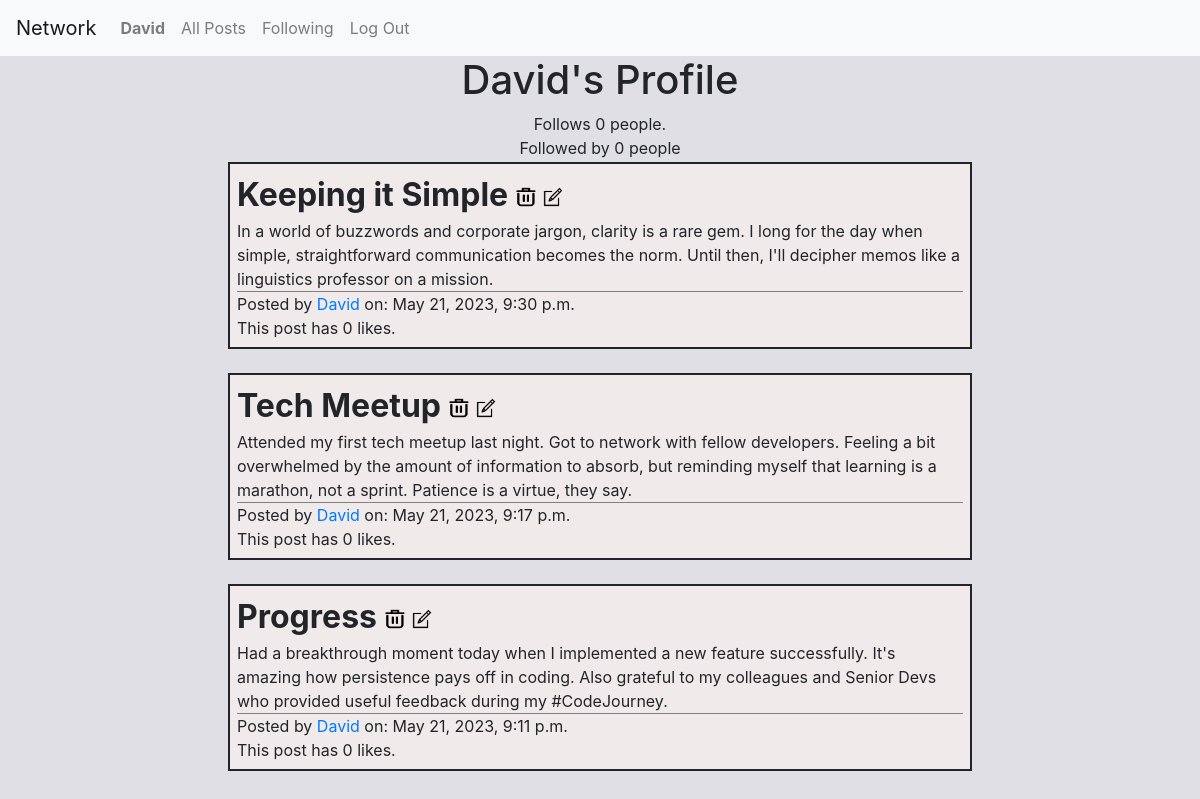
The page /profile/David (signed in) on the database its author committed.
### network/models.py (models this page shows, shortened)
class User(AbstractUser):
    pass

class Post(models.Model):
    id = models.AutoField(primary_key=True)
    postTitle =  models.CharField(max_length=64)
    postBody = models.TextField()
    postTime = models.DateTimeField(default=datetime.now, blank=True)
    postAuthor = models.ForeignKey(User, on_delete = models.CASCADE, related_name="user")
    likes = models.IntegerField(default=0)

### network/views.py (the view, shortened to what this page needs)
# urls.py: path("profile/<str:username>", views.profile, name="profile"),
@csrf_exempt
def profile(request, username):
    user_id = User.objects.get(username=username)
    p = Followers.objects.all().filter(profilename=user_id)
    q = Followers.objects.all().filter(following=user_id)
    if request.user.is_authenticated:
        posts_liked_by_user = (
            LikedPost.objects.all()
            .filter(liker=request.user)
            .values_list("post", flat=True))
    else:
        posts_liked_by_user = None
    isFollower = False
    if request.user.is_authenticated:
        isFollower = Followers.objects.filter(
            profilename=request.user, following=user_id).exists()
    authorPosts = Post.objects.all().filter(postAuthor=user_id).order_by("-postTime")
    return render(
        request,
        "network/profile.html",
        {
            "current_user": request.user.username,
            "name": username,
            "authorPosts": authorPosts,
            "show_button": (request.user.username != username)
            and (request.user.is_authenticated),
            "button_text": ["Follow", "Unfollow"][isFollower],
            "follows": p,
            "following": q,
            "likedList": posts_liked_by_user,
            "num_followers": len(p),
            "num_following": len(q),
        },
    )

### network/templates/network/profile.html (shortened to what this page needs)
{% extends "network/layout.html" %}
{% load static %}
{% block body %}
<h1> {{ name }}'s Profile </h1>
<div id="follow">
      Follows {{num_followers}} {% if num_followers == 1 %} person {% else %} people{% endif %}.
      <br>
      Followed by <span id="nfollowers">{{num_following}} {% if num_following == 1 %} person {% else %} people {% endif %}</span> <br>
</div>
{% for post in authorPosts %}
{% include "singlepost.html" %}
{% endfor %}
{% endblock %}

### network/templates/network/layout.html (shortened to what this page needs)
{% load static %}
<!DOCTYPE html>
<html lang="en">
    <head>
        <link rel="stylesheet" href="https://stackpath.bootstrapcdn.com/bootstrap/4.4.1/css/bootstrap.min.css">
        <link href="{% static 'network/styles.css' %}" rel="stylesheet">
    </head>
    <body style="background-color: #e1dfe6;">
        <nav class="navbar navbar-expand-lg navbar-light bg-light">
            <a class="navbar-brand" href="#">Network</a>
            <div>
              <ul class="navbar-nav mr-auto">
                {% if user.is_authenticated %}
                    <li class="nav-item">
                        <a class="nav-link" href="{% url 'profile' user.username %}"><strong>{{ user.username }}</strong></a>
                    </li>
                {% endif %}
                <li class="nav-item">
                  <a class="nav-link" href="{% url 'index' %}">All Posts</a>
                </li>
                {% if user.is_authenticated %}
                    <li class="nav-item">
                        <a class="nav-link" href="{% url 'following' %}">Following</a>
                    </li>
                    <li class="nav-item">
                        <a class="nav-link" href="{% url 'logout' %}">Log Out</a>
                    </li>
                {% endif %}
              </ul>
            </div>
          </nav>
        <div class="body">
            {% block body %}
            {% endblock %}
        </div>
    </body>
</html>

### network/templates/singlepost.html (shortened to what this page needs)
{% load static %}
<div class="post-container" id="post-container-{{post.id}}">
    <div class="post-title">{{ post.postTitle }}
        {% if user == post.postAuthor %}
        <span class="post-buttons">
        <a href="#exampleModal" data-toggle="modal"><img id="delete-{{post.id}}" title="Click to delete" src="{% static 'images/delete.png' %}" width="20", height="20"></a>
        <img id="edit-icon-{{post.id}}" title="Click to edit" onClick="toggle_edit2('{{post.id}}')" src="{% static 'images/edit.png' %}" width="20", height="20">
        </span>
        {% endif %}
    </div>
    <div id="post-body-{{post.id}}"> {{ post.postBody }} </div>
    <div class="post-byline">
    Posted by <a href="{% url 'profile' post.postAuthor  %}">{{ post.postAuthor }}</a> on: {{ post.postTime }}
    </div>
    <div id="likes-{{post.id}}">
    This post has <span id="nlikes-{{post.id}}">{{post.likes}}</span> likes.
    </div>
    </div>

### network/static/network/styles.css (style rules this page uses)
h1 { text-align: center; }
#follow { text-align: center; }
.post-container { border: 2px solid; margin: auto; margin-top: 2px; margin-bottom: 24px; padding: 7px; width: 62%; background-color: rgb(241, 234, 234); }
.post-title { font-size: 2pc; font-weight: bold; }
.post-byline { border-top: 1px solid grey; }

### rows shown on the page
User: username "David"
Post: postTitle "Keeping it Simple", postBody "In a world of buzzwords and corporate jargon, clarity is a rare gem. I long for the day when simple, straightforward communication becomes the norm. Until then, I'll decipher memos like a linguistics professor on a mission.", postAuthor "David", postTime "May 21, 2023, 9:30 p.m.", likes "0"
Post: postTitle "Tech Meetup", postBody "Attended my first tech meetup last night. Got to network with fellow developers. Feeling a bit overwhelmed by the amount of information to absorb, but reminding myself that learning is a marathon, not a sprint. Patience is a virtue, they say.", postAuthor "David", postTime "May 21, 2023, 9:17 p.m.", likes "0"
Post: postTitle "Progress", postBody "Had a breakthrough moment today when I implemented a new feature successfully. It's amazing how persistence pays off in coding. Also grateful to my colleagues and Senior Devs who provided useful feedback during my #CodeJourney.", postAuthor "David", postTime "May 21, 2023, 9:11 p.m.", likes "0"

### other values the page prints
{{ name }} "David"
{{ num_followers }} "0"
{{ num_following }} "0"
